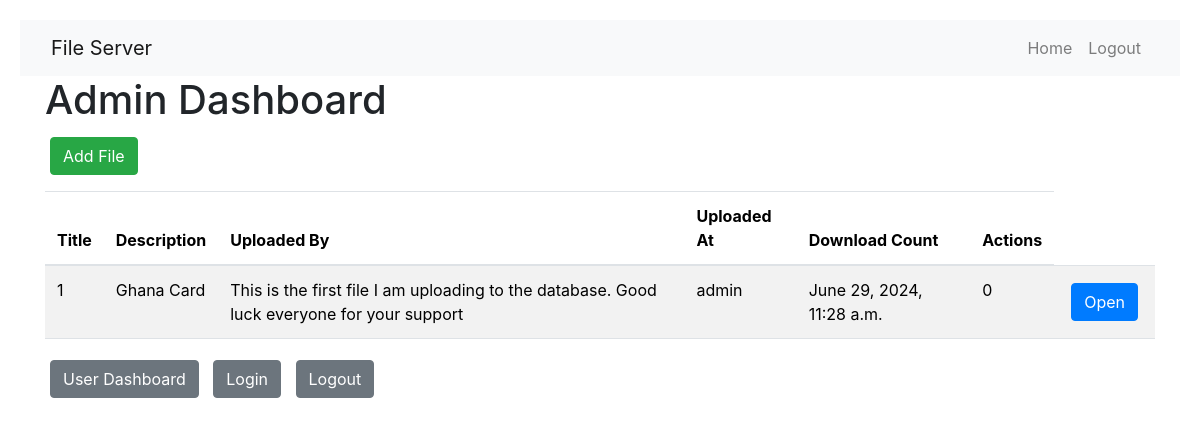
Before: /admin-dashboard/ (signed in) with the older database file.
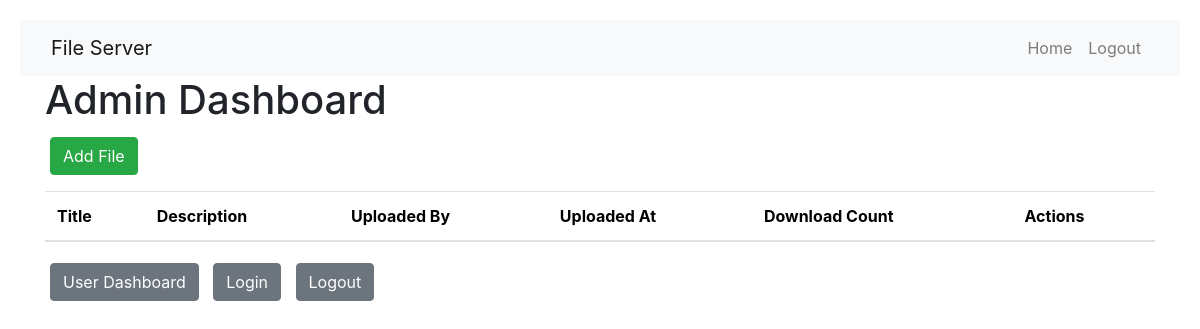
After: the same page with the newer database file.
### backend/models.py (models this page shows, shortened)
class Document(models.Model):
    title = models.CharField(max_length=100)
    description = models.TextField()
    file = models.FileField(upload_to="uploads/")
    uploaded_at = models.DateTimeField(auto_now_add=True)
    uploaded_by = models.ForeignKey(settings.AUTH_USER_MODEL, on_delete=models.CASCADE)
    download_count = models.PositiveIntegerField(default=0)

class CustomUser(AbstractUser):
    email = models.EmailField(unique=True)

### backend/views.py (the view)
# urls.py: path("admin-dashboard/", admin_dashboard, name="admin_dashboard"),
@login_required(login_url='login')
def admin_dashboard(request):
    if not request.user.is_superuser:
        return redirect("userDashboard")
    documents = Document.objects.all()
    return render(request, "adminDashboard.html", {"documents": documents})

### backend/templates/adminDashboard.html (shortened to what this page needs)
{% extends 'base.html' %}
{% block content %}
<h1>Admin Dashboard</h1>
<a href="{% url 'add_file' %}" class="btn btn-success mb-3">Add File</a>
<table class="table table-striped">
    <thead>
        <tr>
            <th>Title</th>
            <th>Description</th>
            <th>Uploaded By</th>
            <th>Uploaded At</th>
            <th>Download Count</th>
            <th>Actions</th>
        </tr>
    </thead>
    <tbody>
        {% for document in documents %}
        <tr>
            <td>{{ document.id }}</td>
            <td>{{ document.title }}</td>
            <td>{{ document.description }}</td>
            <td>{{ document.uploaded_by.username }}</td>
            <td>{{ document.uploaded_at }}</td>
            <td>{{ document.download_count }}</td>
            <td>
                <button type="button" class="btn btn-primary" data-toggle="modal"
                    data-target="#fileModal{{ document.id }}">
                    Open
                </button>
            </td>
        </tr>
        {% endfor %}
    </tbody>
</table>
<div class="mb-3">
    <a href="{% url 'userDashboard' %}" class="btn btn-secondary">User Dashboard</a>
    <a href="{% url 'login' %}" class="btn btn-secondary">Login</a>
    <a href="{% url 'logout' %}" class="btn btn-secondary">Logout</a>
</div>
{% endblock %}

### backend/templates/base.html (shortened to what this page needs)
{% load static %}
{% load custom_filters %}
<!DOCTYPE html>
<html lang="en">
<head>
    <link rel="stylesheet" href="https://cdn.jsdelivr.net/npm/@fortawesome/fontawesome-free@6.4.2/css/all.min.css">
    <link rel="stylesheet" href="https://cdn.jsdelivr.net/npm/bootstrap@5.3.3/dist/css/bootstrap.min.css">
    <link rel="stylesheet" href="https://cdn.jsdelivr.net/npm/@fortawesome/fontawesome-free@6.4.2/css/fontawesome.min.css">
    <link rel="stylesheet" href="{% static 'css/login_page.css' %}">
    <link rel="stylesheet" href="{% static 'css/signup.css' %}">
    <link rel="stylesheet" href="{% static 'css/password_reset_page.css' %}">
    <link rel="stylesheet" href="{% static 'css/password_reset_sent.css' %}">
    <link rel="stylesheet" href="{% static 'css/password_reset_form.css' %}">
    <link rel="stylesheet" href="{% static 'css/userdashboard.css' %}">
    <link rel="stylesheet" href="{% static 'css/admindashboard.css' %}">
    <link rel="stylesheet" href="https://stackpath.bootstrapcdn.com/bootstrap/4.5.2/css/bootstrap.min.css">
</head>
<body>
    <section id="nav-bar">
        <nav class="navbar navbar-expand-lg navbar-light bg-light">
            <div class="container-fluid">
                <a class="navbar-brand" href="{% url 'landing_page' %}">File Server</a>
                <div class="collapse navbar-collapse" id="navbarNav">
                    <ul class="navbar-nav ms-auto">
                        {% if request.path == '/' %}
                            <li class="nav-item">
                                <a class="nav-link" href="{% url 'landing_page' %}">Home</a>
                            </li>
                            <li class="nav-item">
                                <a class="nav-link" href="{% url 'signUp' %}">Register</a>
                            </li>
                            <li class="nav-item">
                                <a class="nav-link" href="{% url 'login' %}">Login</a>
                            </li>
                        {% elif request.path == '/admin-dashboard/' %}
                            <li class="nav-item">
                                <a class="nav-link" href="{% url 'admin_dashboard' %}">Home</a>
                            </li>
                            <li class="nav-item">
                                <a class="nav-link" href="{% url 'logout' %}">Logout</a>
                            </li>
                        {% endif %}
                    </ul>
                </div>
            </div>
        </nav>
    </section>
    <div class="container">
        {% block content %}
        {% endblock %}
    </div>
</body>
</html>

### backend/static/css/userdashboard.css (style rules this page uses)
.btn { padding: 10px 20px; margin: 5px; border: none; cursor: pointer; }

### backend/static/css/admindashboard.css (style rules this page uses)
body { padding: 20px; }

Changed rows visible on the page:
removed Document: id "1", title "Ghana Card", description "This is the first file I am uploading to the database. Good luck everyone for your support", uploaded_by.username "admin", uploaded_at "June 29, 2024, 11:28 a.m.", download_count "0"
